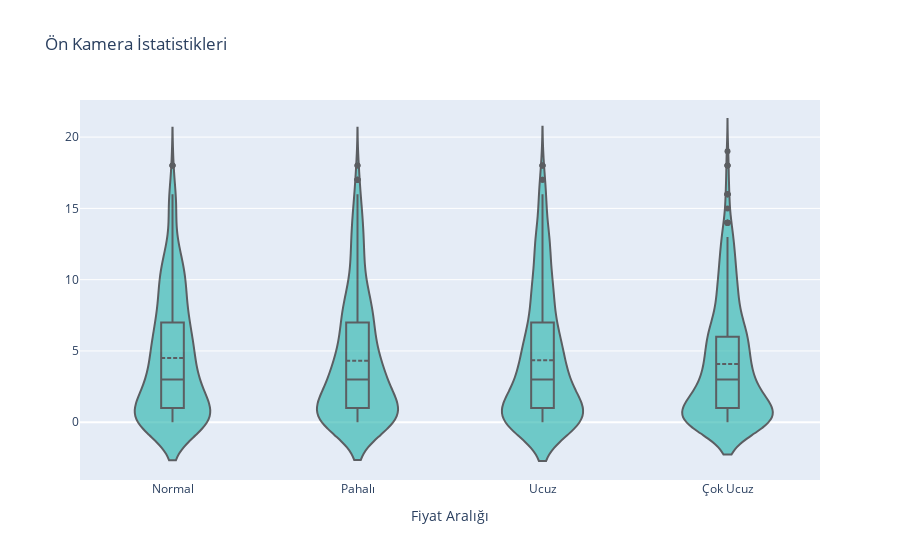

Notebook code for this chart:
### Code cell
data1=go.Violin(y=df.OnKameraMP,x=df.FiyatAraligi, box_visible=True, line_color='black',
                               meanline_visible=True, fillcolor='lightseagreen', opacity=0.6,
                               x0='Ön Kamera')
layout=dict(title='Ön Kamera İstatistikleri',
           xaxis=dict(title='Fiyat Aralığı',ticklen=5,zeroline=False)
           )
fig = go.Figure(data=data1,layout=layout)
iplot(fig)

### Figure 1 — Plotly figure (JSON) as saved in the notebook; plotly's stock layout.template omitted (floating-point values rounded to 4 significant figures; data arrays with more than 128 entries replaced by an {"elided": "..."} marker saying what was removed)
{"data": [{"box": {"visible": true}, "fillcolor": "lightseagreen", "line": {"color": "black"}, "meanline": {"visible": true}, "opacity": 0.6, "type": "violin", "x": {"elided": "2000 str values"}, "x0": "Ön Kamera", "y": {"elided": "2000 float values"}}], "layout": {"title": {"text": "Ön Kamera İstatistikleri"}, "xaxis": {"ticklen": 5, "title": {"text": "Fiyat Aralığı"}, "zeroline": false}}}
